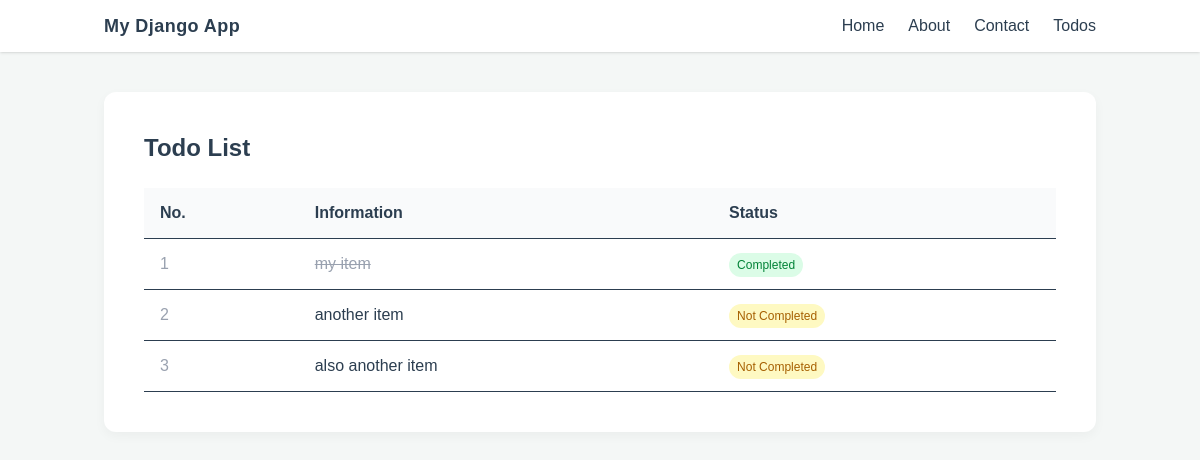
Page /todos/ on the earlier database version.
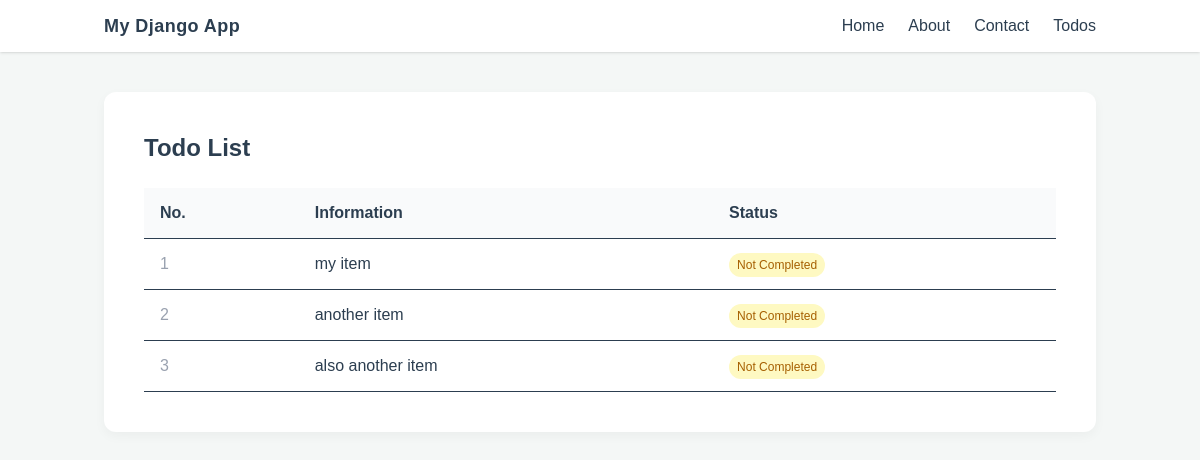
Same page on the later database version.
### myapp/models.py (models this page shows)
class TodoItem(models.Model):
    title = models.CharField(max_length=200)
    completed = models.BooleanField(default=False)

### myapp/views.py (the view)
# urls.py: path("todos/", views.todos, name="todos"),
def todos(request):
    items = TodoItem.objects.all()
    return render(request, "todos.html", {"todos": items})

### myapp/templates/todos.html (shortened to what this page needs)
{% extends 'base.html' %}
{% block content %}
<h1 class="text-2xl font-bold mb-6">Todo List</h1>
<table class="w-full text-left border-collapse">
    <thead>
        <tr class="border-b bg-gray-50">
            <th class="py-3 px-4 font-semibold">No.</th>
            <th class="py-3 px-4 font-semibold">Information</th>
            <th class="py-3 px-4 font-semibold">Status</th>
        </tr>
    </thead>
    <tbody>
        {% for todo in todos %}
        <tr class="border-b hover:bg-gray-50">
            <td class="py-3 px-4 text-gray-400">{{ forloop.counter }}</td>
            <td class="py-3 px-4 {% if todo.completed %}line-through text-gray-400{% endif %}">
                {{ todo.title }}
            </td>
            <td class="py-3 px-4">
                {% if todo.completed %}
                    <span class="inline-block px-2 py-1 text-xs font-medium bg-green-100 text-green-700 rounded-full">
                        Completed
                    </span>
                {% else %}
                    <span class="inline-block px-2 py-1 text-xs font-medium bg-yellow-100 text-yellow-700 rounded-full">
                        Not Completed
                    </span>
                {% endif %}
            </td>
        </tr>
        {% empty %}
        <tr>
            <td colspan="3" class="py-6 px-4 text-center text-gray-400">Belum ada todo.</td>
        </tr>
        {% endfor %}
    </tbody>
</table>
{% endblock %}

Differences in the rows shown:
changed TodoItem "my item": completed "Completed" → "Not Completed"
